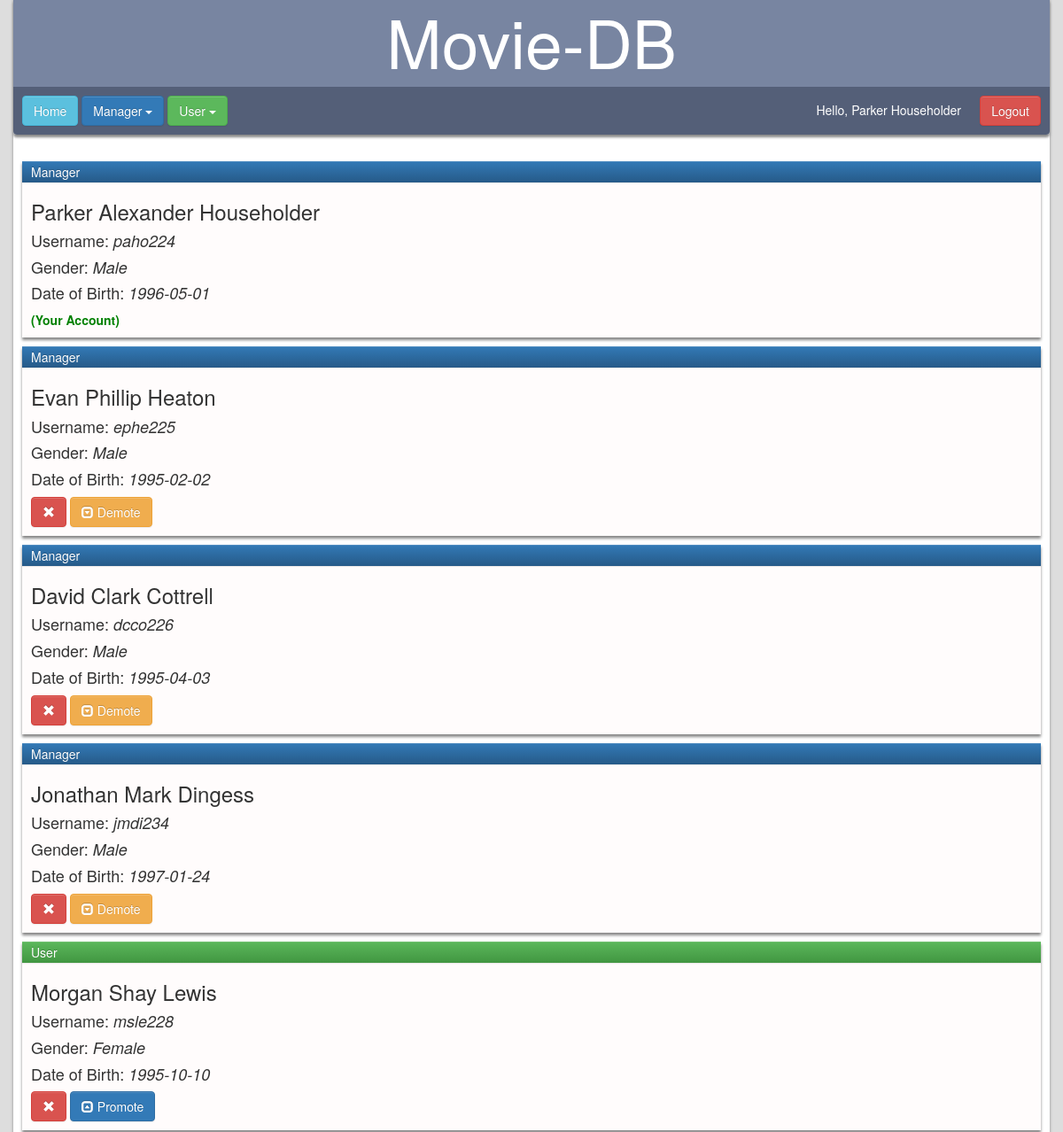
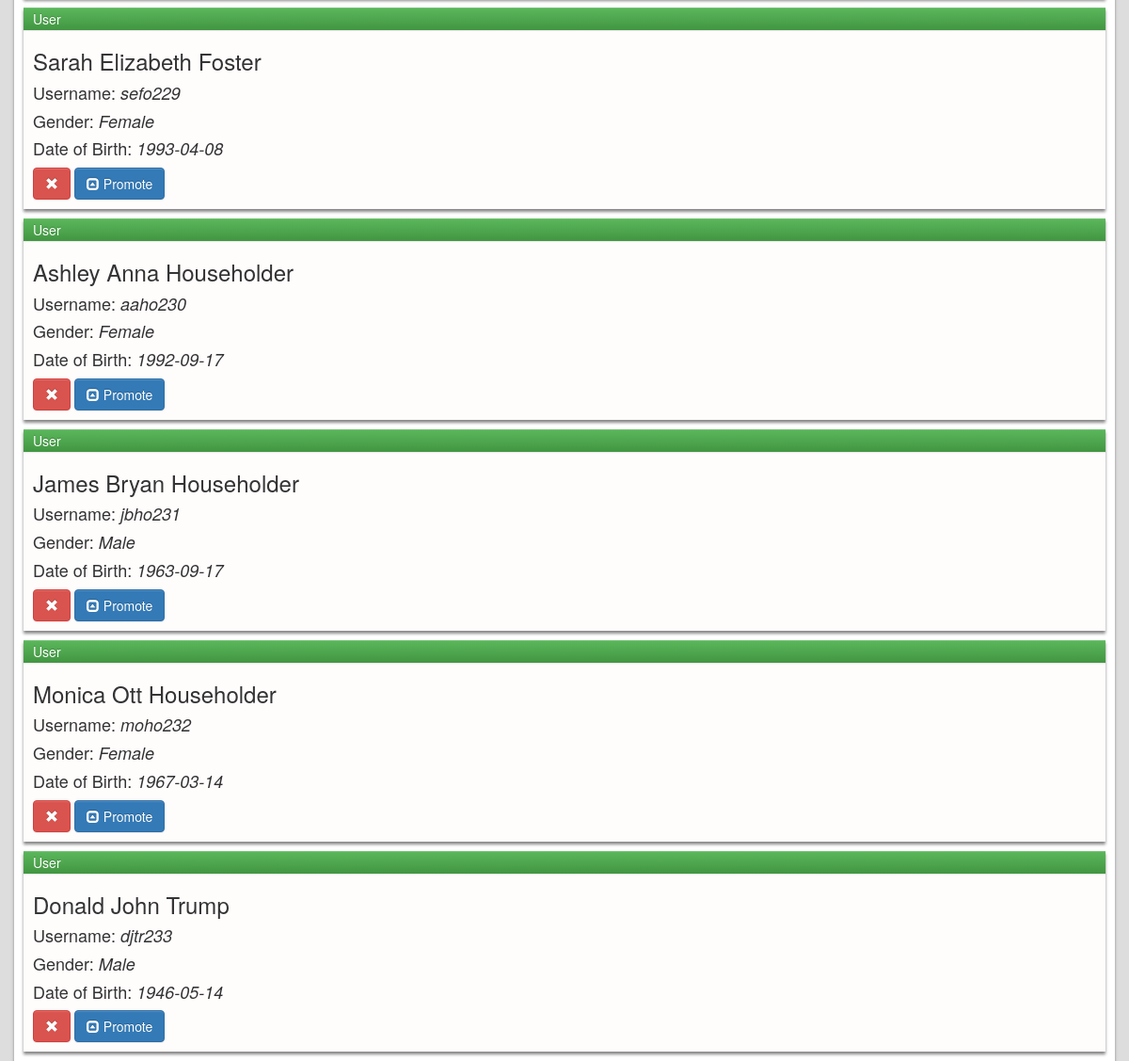
Screenshot of /pages/users_page.php (signed in) with the database file from the repository (2 pictures, top to bottom).
### tables this page shows
CREATE TABLE USER
(
  user_id int AUTO_INCREMENT,
  admin_tag int NOT NULL,
  first_name varchar(64) NOT NULL,
  middle_name varchar(64),
  last_name varchar(64) NOT NULL,
  dob date NOT NULL,
  gender varchar(64),
  username varchar(16) NOT NULL,
  password varchar(64) NOT NULL,
  PRIMARY KEY (user_id)
);

### functions/session.php (called while the page is built, shortened)
<?php
  if($_SESSION['logged_in'] != true){
    header("location: ../login.php");
  }
  else {
    $first_name = $_SESSION['first_name'];
    $last_name = $_SESSION['last_name'];
    $admin_tag = $_SESSION['admin_tag'];
    $user_id = $_SESSION['user_id'];
  }
?>

### pages/users_page.php (the view, shortened to what this page needs)
<!DOCTYPE html>
<html>
  <head>
    <link rel="stylesheet" href="https://maxcdn.bootstrapcdn.com/bootstrap/3.3.7/css/bootstrap-theme.min.css">
    <link rel="stylesheet" href="https://maxcdn.bootstrapcdn.com/bootstrap/3.3.7/css/bootstrap.min.css">
    <link rel="stylesheet" href="../css/main.css" type="text/css">
    <link rel="stylesheet" href="../css/main_page.css" type="text/css">
    <link rel="stylesheet" href="../css/users_page.css" type="text/css">
    <?php
      include '../functions/session.php';
    ?>
  </head>
<body>
  <div class="container">
    <div class="row shadow">
      <div class="main-page-title">
        <h1>Movie-DB</h1>
      </div>
      <div id="tool-bar">
        <a href="home_page.php"><button class="btn btn-info">Home</button></a>
        <?php
          if($admin_tag == 1){
            echo
             '<div class="dropdown">
                <button class="btn btn-primary dropdown-toggle" type="button" data-toggle="dropdown">
                  Manager
                  <span class="caret"></span>
                </button>
                <ul class="dropdown-menu">
                  <li><a href="users_page.php">View Users</a></li>
                  <li><a href="add_page.php">Add a Movie</a></li>
                  <li><a href="edit_page.php">Edit a Movie</a></li>
                  <li><a href="#">Add a Crew</a></li>
                  <li><a href="#">Delete a Crew</a></li>
                  <li><a href="#">Edit a Crew</a></li>
                </ul>
              </div>';
          }
        ?>
        <div class="dropdown">
          <button class="btn btn-success dropdown-toggle" type="button" data-toggle="dropdown">
            User
            <span class="caret"></span>
          </button>
        </div>
        <span class="greeting"><?php echo 'Hello, ' . $first_name . ' ' . $last_name; ?></span>
        <button type="button" class="btn btn-danger logout"><a href="../login.php">Logout</a></button>
      </div>
    </div>
    <div class="row page-content">
      <?php
        include '../functions/connection.php';
        $users = $mysqli->query("SELECT * FROM USER ORDER BY USER.admin_tag DESC");
        if($users){
          while($current_row = $users->fetch_assoc()){
            $i_user_id = $current_row['user_id'];
            $i_username = $current_row['username'];
            $i_admin_tag = $current_row['admin_tag'];
            $i_first_name = $current_row['first_name'];
            $i_middle_name = $current_row['middle_name'];
            $i_last_name = $current_row['last_name'];
            $i_dob = $current_row['dob'];
            $i_gender = $current_row['gender'];
            echo '<div class="user-result">';
            if ($i_admin_tag) {
              echo '<div class="user-result-title btn-primary">Manager</div>';
            } else {
              echo '<div class="user-result-title btn-success">User</div>';
            }
            echo '  <div class="user-result-content">
                      <h3>' . $i_first_name . ' ' . $i_middle_name . ' ' . $i_last_name . '</h3>
                      <h4>Username: <em>' . $i_username . '</em></h4>
                      <h4>Gender: <em>' . $i_gender . '</em></h4>
                      <h4>Date of Birth: <em>' . $i_dob . '</em></h4>
                  ';
            if ($i_user_id == $user_id) {
              echo '<strong class="logged-in">(Your Account)</strong>';
            } else {
              echo '<a href="../functions/delete_user.php?user_id=' . $i_user_id . '"><button type="button" class="btn btn-danger"><span class="glyphicon glyphicon-remove"></span></button></a> ';
              if (!$i_admin_tag) {
                echo '<a href="../functions/promote.php?user_id=' . $i_user_id . '"><button type="button" class="btn btn-primary"><span class="glyphicon glyphicon-collapse-up"></span> Promote</button></a>';
              } else {
                echo '<a href="../functions/demote.php?user_id=' . $i_user_id . '"><button type="button" class="btn btn-warning"><span class="glyphicon glyphicon-collapse-down"></span> Demote</button></a>';
              }
            }
            echo '</div></div>';
          }
        }
        else{
          die("Error.");
        }
      ?>
    </div>
  </body>
</html>

### css/main.css (style rules this page uses)
html { height: 100%; width: 100%; }
body { height: 100%; width: 100%; background-color: #dddddd; }
.container { box-shadow: 0px 3px 3px #888888; background-color: white; }
.main-page-title { text-align: center; background-color: #7885a1; border-radius: 4px 4px 0px 0px; }
.shadow { border-radius: 4px; margin-top: -5px; margin-bottom: 20px; box-shadow: 0px 3px 3px #888888; }
.main-page-title h1 { color: #fff; font-size: 75px; margin-bottom: 0px; margin-top: 0px; padding: 10px; }
#tool-bar { position: relative; z-index: 5; padding: 10px; border-radius: 0px 0px 4px 4px; background-color: #545f78; color: white; }
.greeting { margin-top: 6px; position: absolute; right: 100px; }
.logout { position: absolute; right: 10px; }
div.dropdown { display: inline; }

### css/main_page.css (style rules this page uses)
button a { color: white; }

### css/users_page.css (style rules this page uses)
.user-result { background-color: #fffcfc; margin: 10px; box-shadow: 0px 3px 3px #888888; }
.user-result h3 { margin-top: 10px; }
.user-result-title { padding: 2px; padding-left: 10px; }
.user-result-content { padding: 10px; }
.logged-in { color: green; }

### rows the page displays
user: admin_tag "Manager", first_name "Parker", middle_name "Alexander", last_name "Householder", username "paho224", gender "Male", dob "1996-05-01", shows "(Your Account)"
user: admin_tag "Manager", first_name "Evan", middle_name "Phillip", last_name "Heaton", username "ephe225", gender "Male", dob "1995-02-02"
user: admin_tag "Manager", first_name "David", middle_name "Clark", last_name "Cottrell", username "dcco226", gender "Male", dob "1995-04-03"
user: admin_tag "Manager", first_name "Jonathan", middle_name "Mark", last_name "Dingess", username "jmdi234", gender "Male", dob "1997-01-24"
user: admin_tag "User", first_name "Morgan", middle_name "Shay", last_name "Lewis", username "msle228", gender "Female", dob "1995-10-10"
user: admin_tag "User", first_name "Sarah", middle_name "Elizabeth", last_name "Foster", username "sefo229", gender "Female", dob "1993-04-08"
user: admin_tag "User", first_name "Ashley", middle_name "Anna", last_name "Householder", username "aaho230", gender "Female", dob "1992-09-17"
user: admin_tag "User", first_name "James", middle_name "Bryan", last_name "Householder", username "jbho231", gender "Male", dob "1963-09-17"
user: admin_tag "User", first_name "Monica", middle_name "Ott", last_name "Householder", username "moho232", gender "Female", dob "1967-03-14"
user: admin_tag "User", first_name "Donald", middle_name "John", last_name "Trump", username "djtr233", gender "Male", dob "1946-05-14"

### other values shown
$first_name "Parker"
$last_name "Householder"
